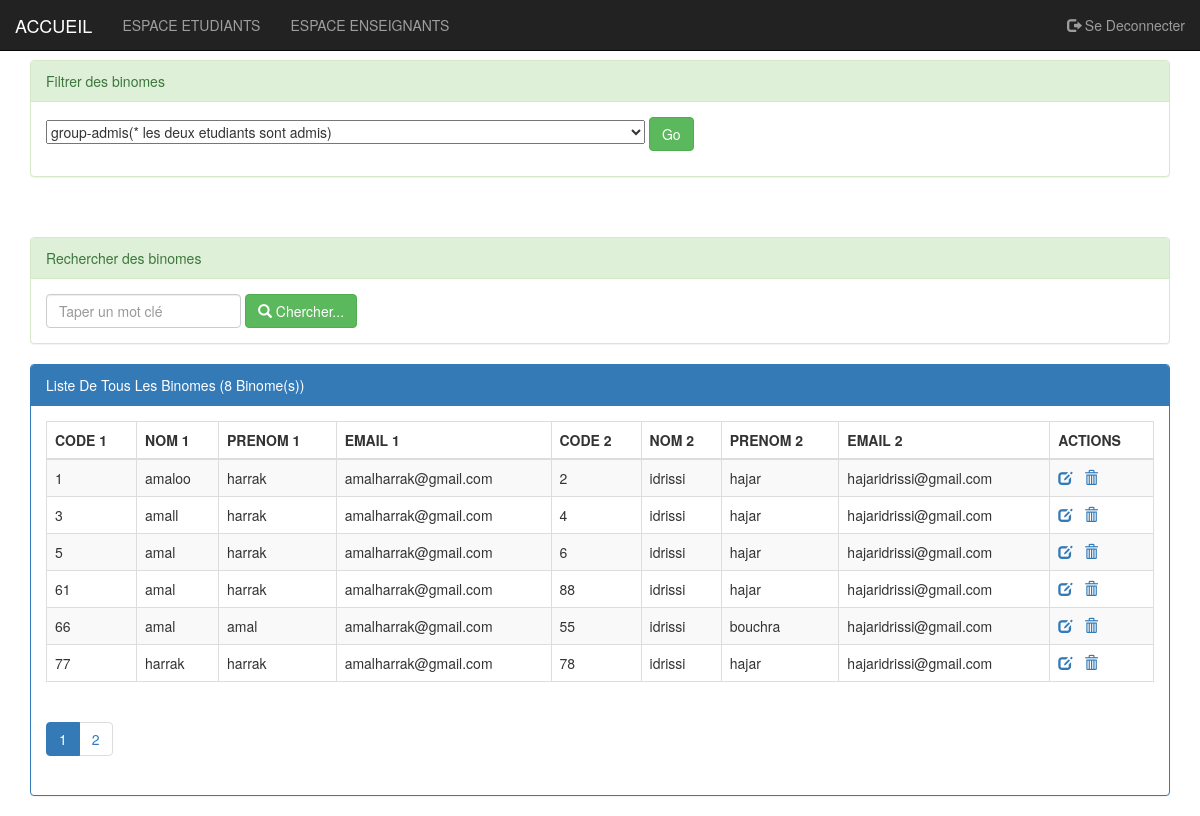
Page /page/ESPACE_ETUDIANT.php (signed in) on the committed database.
### tables this page shows
CREATE TABLE IF NOT EXISTS `binome` (
  `ID1` int(5) NOT NULL,
  `NOM1` varchar(20) NOT NULL,
  `PRENOM1` varchar(20) NOT NULL,
  `EMAIL1` varchar(30) NOT NULL,
  `ID2` int(5) NOT NULL,
  `NOM2` varchar(20) NOT NULL,
  `PRENOM2` varchar(20) NOT NULL,
  `EMAIL2` varchar(30) NOT NULL,
  PRIMARY KEY (`ID1`,`ID2`),
  UNIQUE KEY `ID1` (`ID1`),
  UNIQUE KEY `ID2` (`ID2`)
);

### page/ESPACE_ETUDIANT.php (the view, shortened to what this page needs)
<?php
	require_once('conexionbd.php');
	$mc=isset($_GET['motCle'])? $_GET['motCle']:"";
	$size=isset($_GET['size'])?$_GET['size']:6;
	$page=isset($_GET['page'])? $page=$_GET['page']:1;
	$offset=($page-1)*$size;
	if($mc==0){
		$resultat = "SELECT ID1,NOM1,PRENOM1,EMAIL1,ID2,NOM2,PRENOM2,EMAIL2
								FROM binome
                                WHERE
                             NOM1 like '%$mc%'OR
                                ID1='$mc' OR PRENOM1 like '%$mc%' OR NOM2 like '%$mc%'OR
                                ID2='$mc' OR PRENOM2 like '%$mc%'
								ORDER BY ID1
								LIMIT $size
                            OFFSET $offset";
       	$resultat2 = "select count(*)  nbrEtudiant
								from binome
								where NOM1 like '%$mc%' OR ID1='%$mc%' OR PRENOM1 like '%$mc%' OR NOM2 like '%$mc%' OR ID2='%$mc%' OR PRENOM2 like '%$mc%'";
    }
      else{
		$resultat = "SELECT ID1,NOM1,PRENOM1,EMAIL1,ID2,NOM2,PRENOM2,EMAIL2
								FROM binome
                                WHERE
                                NOM1 like '%$mc%'OR
                                ID1='$mc' OR PRENOM1 like '%$mc%' OR NOM2 like '%$mc%'OR
                                ID2='$mc' OR PRENOM2 like '%$mc%'
								ORDER BY ID1
								LIMIT $size
                            OFFSET $offset";
       	$resultat2 = "select count(*)  nbrEtudiant
								from binome
								where NOM1 like '%$mc%' OR ID1='%$mc%' OR PRENOM1 like '%$mc%' OR NOM2 like '%$mc%' OR ID2='%$mc%' OR PRENOM2 like '%$mc%'";
    }
 $resultats=$pdo->query($resultat);
 $resultatcount=$pdo->query($resultat2);
	$nbrCount=$resultatcount->fetch();
   $nbrEtu=$nbrCount['nbrEtudiant'];
	$reste=$nbrEtu % $size;
	 if($reste==0)
	$nbrPage=$nbrEtu/$size;
	else
	$nbrPage=floor($nbrEtu/$size)+1;
?>
<!DOCTYPE HTML>
<html>
	<head>
		<link rel="stylesheet" type="text/css" href="../css/bootstrap.css">
		<link rel="stylesheet" type="text/css" href="../css/monstyle.css">
	</head>
	<body>
			<?php include('Menu.php');?>
			<div class="container">
					<div class="panel panel-success margetop">
							<div class="panel-heading">Filtrer des binomes</div>
					      <div class="panel-body">
						  <form method="post" action="filtrage_test.php" class="form-inline">
						  <div class="form-group">
    <p>
     <select name="menu">
          <option value="groupadmis.php"><a href="groupadmis.php">group-admis(* les deux etudiants sont admis)</a></option>
     </select>
	<button type="submit" class="btn btn-success"value="Go" name="Go" title="valider pour aller à la page sélectionnée">Go</button>
   </p>
                            </div>
						</form>
					  </div>
				</div>
			<?php include('Menu.php');?>
					<div class="panel panel-success margetop">
					<div class="panel-heading">Rechercher des binomes</div>
					<div class="panel-body">
						<form method="get" action="ESPACE_ETUDIANT.php" class="form-inline">
						<div class="form-group">
								<input type="text" name="motCle"
										placeholder="Taper un mot clé"
										 class="form-control"
										value="<?php echo $mc; ?>"/>
                            </div>
								<button type="submit" class="btn btn-success">
									<span class="glyphicon glyphicon-search"></span>
									Chercher...
								</button>
						</form>
					</div>
				</div>
				<div class="panel panel-primary">
					<div class="panel-heading">
				Liste De Tous Les Binomes (<?php echo $nbrEtu ?> Binome(s))
					</div>
					<div class="panel-body">
						<table class="table table-striped table-bordered">
							<thead>
								<tr>
									<th>CODE 1</th>
									<th>NOM 1</th>
									<th>PRENOM 1 </th>
									<th>EMAIL 1</th>
                                    <th>CODE 2</th>
									<th>NOM 2</th>
									<th>PRENOM 2 </th>
									<th>EMAIL 2</th>
								<th>ACTIONS</th>
								</tr>
							</thead>
							<tbody>
      	<?php while($STAGIAIRE=$resultats->fetch()){?>
                        			<tr>
								<td><?php echo $STAGIAIRE['ID1'] ?></td>
								<td><?php echo $STAGIAIRE['NOM1'] ?></td>
								<td><?php echo $STAGIAIRE['PRENOM1'] ?></td>
								<td><?php echo $STAGIAIRE['EMAIL1'] ?></td>
                            	<td><?php echo $STAGIAIRE['ID2'] ?></td>
								<td><?php echo $STAGIAIRE['NOM2'] ?></td>
								<td><?php echo $STAGIAIRE['PRENOM2'] ?></td>
								<td><?php echo $STAGIAIRE['EMAIL2'] ?></td>
	<td>
        <a href="editer_binome.php?ID1=<?php echo $STAGIAIRE['ID1']?> & ID2=<?php echo $STAGIAIRE['ID2'] ?>">
<span class="glyphicon glyphicon-edit"></span>
				</a>
<a onclick="return confirm('Etes vous sur de vouloir supprimer binome ?')"
													href="supprimer_binome.php?ID1=
                                                          <?php echo $STAGIAIRE['ID1'] ?>">
													<span class="glyphicon glyphicon-trash"></span>
												</a>
										</td>
									</tr>
                       <?php } ?>
							</tbody>
						</table>
		<div>
								<ul class="pagination">
									<?php for($i=1;$i<=$nbrPage;$i++){ ?>
										<li class="<?php if($i==$page) echo 'active' ?>">
<a href="ESPACE_ETUDIANT.php?page=<?php echo $i ;?>&motCle=<?php echo $mc ; ?>">
   <?php echo $i ;?>
											</a>
										</li>
									<?php } ?>
								</ul>
						</div>
						</div>
					</div>
			</div>
	</body>
</html>

### page/Menu.php
<nav class="navbar navbar-inverse navbar-fixed-top">
	<div class="container-fluid">
		<div class="navbar-header">
            <a href="acceuil.php" class="navbar-brand">ACCUEIL</a>
		</div>
		<ul class="nav navbar-nav">
			<li> <a  href="ESPACE_ETUDIANT.php">ESPACE ETUDIANTS</a></li>
            <li> <a href="ESPACE_ENSEIGNANT.php">ESPACE ENSEIGNANTS</a></li>
		</ul>
		<ul class="nav navbar-nav navbar-right">
				<li>
					<a href="seDeconnecter_admin.php">
						<span class="glyphicon glyphicon-log-out"></span>
						Se Deconnecter
					</a>
				</li>
			</ul>
	</div>
</nav>

### css/monstyle.css (style rules this page uses)
.margetop { margin-top:60px; }

### rows in the picture
binome: ID1 "1", NOM1 "amaloo", PRENOM1 "harrak", EMAIL1 "amalharrak@gmail.com", ID2 "2", NOM2 "idrissi", PRENOM2 "hajar", EMAIL2 "hajaridrissi@gmail.com"
binome: ID1 "3", NOM1 "amall", PRENOM1 "harrak", EMAIL1 "amalharrak@gmail.com", ID2 "4", NOM2 "idrissi", PRENOM2 "hajar", EMAIL2 "hajaridrissi@gmail.com"
binome: ID1 "5", NOM1 "amal", PRENOM1 "harrak", EMAIL1 "amalharrak@gmail.com", ID2 "6", NOM2 "idrissi", PRENOM2 "hajar", EMAIL2 "hajaridrissi@gmail.com"
binome: ID1 "61", NOM1 "amal", PRENOM1 "harrak", EMAIL1 "amalharrak@gmail.com", ID2 "88", NOM2 "idrissi", PRENOM2 "hajar", EMAIL2 "hajaridrissi@gmail.com"
binome: ID1 "66", NOM1 "amal", PRENOM1 "amal", EMAIL1 "amalharrak@gmail.com", ID2 "55", NOM2 "idrissi", PRENOM2 "bouchra", EMAIL2 "hajaridrissi@gmail.com"
binome: ID1 "77", NOM1 "harrak", PRENOM1 "harrak", EMAIL1 "amalharrak@gmail.com", ID2 "78", NOM2 "idrissi", PRENOM2 "hajar", EMAIL2 "hajaridrissi@gmail.com"

### other values in the picture
$nbrEtu "8"
